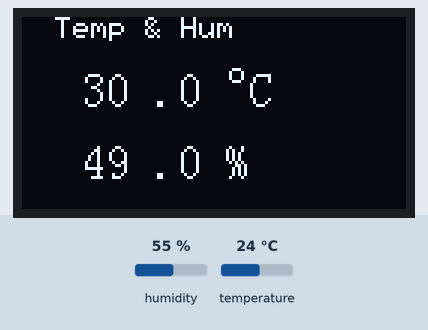
Recording of a sketch running on a simulated ESP32-C3. On the bench: 128×64 one-colour display. Wiring (inferred from the names in the program): SSD1306 OLED at I2C address 0x3C. The inputs (shaded band) are chosen by the test bench; at power-on: humidity 55 %, temperature 24 °C. What the sketch prints to the serial monitor is not drawn.

Above: at 6.5 s.
6.6 s: humidity set to 22 %
At 8.6 s:
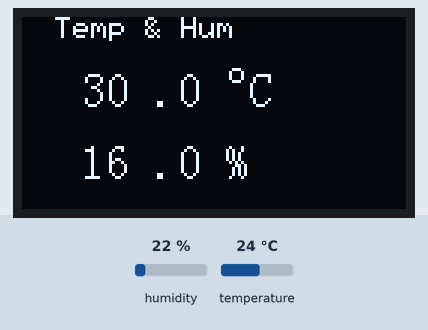
10.1 s: temperature set to 12 °C
At 12.2 s:
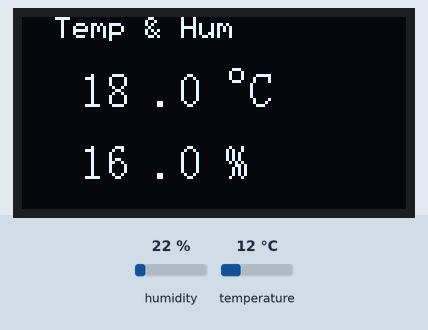
13.6 s: humidity set to 40 %
At 16.7 s:
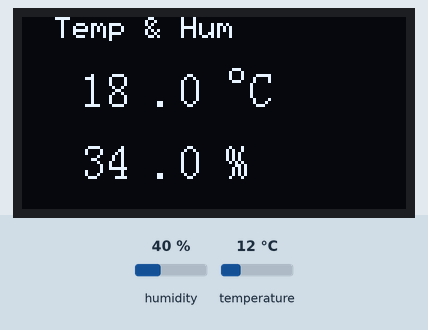
17.1 s: temperature set to 19 °C
At 19.3 s:
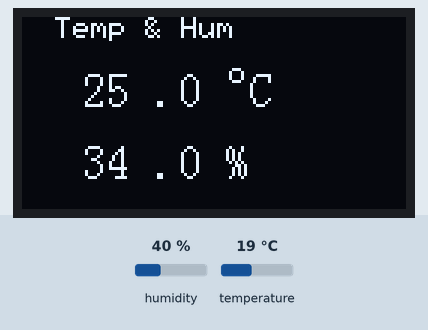
Timing chart, 0 to 20.8 s (numbered marks = the images above; inputs shaded):
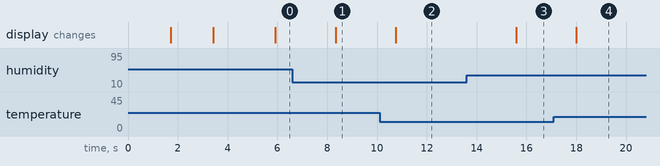

The sketch:

dht11_sensor.ino
```cpp
/*
  DHT11 温湿度检测 + SSD1315 OLED 显示
  硬件：ESP32-C3-SuperPRO Mini
  传感器：DHT11
  显示屏：0.96寸 OLED（中景园 SSD1315，I2C，4针）
  接线说明：
    DHT11 VCC  -> ESP32-C3 3.3V/5V
    DHT11 GND  -> ESP32-C3 GND
    DHT11 DATA -> ESP32-C3 GPIO3
    OLED  VCC  -> ESP32-C3 3.3V/5V
    OLED  GND  -> ESP32-C3 GND
    OLED  SCL  -> ESP32-C3 GPIO9 (SCL)
    OLED  SDA  -> ESP32-C3 GPIO8 (SDA)
*/

#include <Wire.h>
#include "DHT.h"
#include "oledfont.h"

// ---------- 类型定义 ----------
typedef unsigned char u8;
typedef unsigned short u16;
typedef unsigned int  u32;

// ---------- DHT11 ----------
#define DHTPIN  3
#define DHTTYPE DHT11
DHT dht(DHTPIN, DHTTYPE);

// ---------- OLED I2C ----------
#define OLED_ADDR 0x3C
#define SDA_PIN   8
#define SCL_PIN   9

// ---------- OLED 命令/数据 ----------
#define OLED_CMD  0
#define OLED_DATA 1

// ==================== OLED 底层函数 ====================

void OLED_WR_Byte(u8 dat, u8 mode) {
  Wire.beginTransmission(OLED_ADDR);
  if (mode) Wire.write(0x40);
  else      Wire.write(0x00);
  Wire.write(dat);
  Wire.endTransmission();
}

void OLED_Set_Pos(u8 x, u8 y) {
  OLED_WR_Byte(0xb0 + y, OLED_CMD);
  OLED_WR_Byte(((x & 0xf0) >> 4) | 0x10, OLED_CMD);
  OLED_WR_Byte((x & 0x0f), OLED_CMD);
}

void OLED_Display_On(void) {
  OLED_WR_Byte(0x8D, OLED_CMD);  // SET DCDC
  OLED_WR_Byte(0x14, OLED_CMD);  // DCDC ON
  OLED_WR_Byte(0xAF, OLED_CMD);  // DISPLAY ON
}

void OLED_Display_Off(void) {
  OLED_WR_Byte(0x8D, OLED_CMD);
  OLED_WR_Byte(0x10, OLED_CMD);
  OLED_WR_Byte(0xAE, OLED_CMD);
}

void OLED_Clear(void) {
  u8 i, n;
  for (i = 0; i < 8; i++) {
    OLED_WR_Byte(0xb0 + i, OLED_CMD);
    OLED_WR_Byte(0x00, OLED_CMD);
    OLED_WR_Byte(0x10, OLED_CMD);
    for (n = 0; n < 128; n++) OLED_WR_Byte(0, OLED_DATA);
  }
}

void OLED_ColorTurn(u8 i) {
  if (!i) OLED_WR_Byte(0xA6, OLED_CMD);
  else    OLED_WR_Byte(0xA7, OLED_CMD);
}

void OLED_DisplayTurn(u8 i) {
  if (i == 0) {
    OLED_WR_Byte(0xC8, OLED_CMD);
    OLED_WR_Byte(0xA1, OLED_CMD);
  } else {
    OLED_WR_Byte(0xC0, OLED_CMD);
    OLED_WR_Byte(0xA0, OLED_CMD);
  }
}

void OLED_Init(void) {
  // ESP32: SDA, SCL 在 Wire.begin 中设定
  Wire.begin(SDA_PIN, SCL_PIN);

  OLED_WR_Byte(0xAE, OLED_CMD); // display off
  OLED_WR_Byte(0x00, OLED_CMD); // set low column
  OLED_WR_Byte(0x10, OLED_CMD); // set high column
  OLED_WR_Byte(0x40, OLED_CMD); // set start line
  OLED_WR_Byte(0x81, OLED_CMD); // contrast
  OLED_WR_Byte(0xCF, OLED_CMD);
  OLED_WR_Byte(0xA1, OLED_CMD); // segment remap
  OLED_WR_Byte(0xC8, OLED_CMD); // COM scan direction
  OLED_WR_Byte(0xA6, OLED_CMD); // normal display
  OLED_WR_Byte(0xA8, OLED_CMD); // multiplex
  OLED_WR_Byte(0x3F, OLED_CMD); // 1/64 duty
  OLED_WR_Byte(0xD3, OLED_CMD); // display offset
  OLED_WR_Byte(0x00, OLED_CMD);
  OLED_WR_Byte(0xD5, OLED_CMD); // clock divide
  OLED_WR_Byte(0x80, OLED_CMD);
  OLED_WR_Byte(0xD9, OLED_CMD); // pre-charge
  OLED_WR_Byte(0xF1, OLED_CMD);
  OLED_WR_Byte(0xDA, OLED_CMD); // COM pins
  OLED_WR_Byte(0x12, OLED_CMD);
  OLED_WR_Byte(0xDB, OLED_CMD); // VCOMH
  OLED_WR_Byte(0x40, OLED_CMD);
  OLED_WR_Byte(0x20, OLED_CMD); // addressing mode
  OLED_WR_Byte(0x02, OLED_CMD);
  OLED_WR_Byte(0x8D, OLED_CMD); // charge pump
  OLED_WR_Byte(0x14, OLED_CMD);
  OLED_WR_Byte(0xA4, OLED_CMD); // entire display off
  OLED_WR_Byte(0xA6, OLED_CMD); // normal display
  OLED_Clear();
  OLED_WR_Byte(0xAF, OLED_CMD); // display on
}

// ==================== OLED 显示字符/数字 ====================

u32 oled_pow(u8 m, u8 n) {
  u32 result = 1;
  while (n--) result *= m;
  return result;
}

// 显示一个 ASCII 字符，sizey: 8 或 16
void OLED_ShowChar(u8 x, u8 y, const u8 chr, u8 sizey) {
  u8 c = 0, sizex = sizey / 2, temp;
  u16 i = 0, size1;
  if (sizey == 8) size1 = 6;
  else size1 = (sizey / 8 + ((sizey % 8) ? 1 : 0)) * (sizey / 2);
  c = chr - ' ';
  OLED_Set_Pos(x, y);
  for (i = 0; i < size1; i++) {
    if (i % sizex == 0 && sizey != 8) OLED_Set_Pos(x, y++);
    if (sizey == 8) {
      temp = pgm_read_byte(&asc2_0806[c][i]);
      OLED_WR_Byte(temp, OLED_DATA);
    } else if (sizey == 16) {
      temp = pgm_read_byte(&asc2_1608[c][i]);
      OLED_WR_Byte(temp, OLED_DATA);
    } else return;
  }
}

// 显示字符串
void OLED_ShowString(u8 x, u8 y, const char *chr, u8 sizey) {
  u8 j = 0;
  while (chr[j] != '\0') {
    OLED_ShowChar(x, y, chr[j++], sizey);
    if (sizey == 8) x += 6;
    else x += sizey / 2;
  }
}

// 显示数字
void OLED_ShowNum(u8 x, u8 y, u32 num, u8 len, u8 sizey) {
  u8 t, temp, m = 0;
  u8 enshow = 0;
  if (sizey == 8) m = 2;
  for (t = 0; t < len; t++) {
    temp = (num / oled_pow(10, len - t - 1)) % 10;
    if (enshow == 0 && t < (len - 1)) {
      if (temp == 0) {
        OLED_ShowChar(x + (sizey / 2 + m) * t, y, ' ', sizey);
        continue;
      } else enshow = 1;
    }
    OLED_ShowChar(x + (sizey / 2 + m) * t, y, temp + '0', sizey);
  }
}

// 显示 ℃（° 用自绘圆点阵，C 用标准字库字符，避免方向/颠倒问题）
void OLED_ShowDegreeC(u8 x, u8 y) {
  static const u8 deg[] PROGMEM = {
    0x00, 0x1C, 0x22, 0x22, 0x22, 0x1C, 0x00, 0x00
  };
  for (u8 i = 0; i < 8; i++) {
    if (i % 8 == 0) OLED_Set_Pos(x, y);
    OLED_WR_Byte(pgm_read_byte(&deg[i]), OLED_DATA);
  }
  OLED_ShowChar(x + 8, y, 'C', 16);
}

// ==================== I2C 扫描器 ====================

void I2C_Scan() {
  Serial.println("I2C 扫描中...");
  byte error, address;
  int devices = 0;
  for (address = 1; address < 127; address++) {
    Wire.beginTransmission(address);
    error = Wire.endTransmission();
    if (error == 0) {
      Serial.print("发现 I2C 设备，地址: 0x");
      if (address < 16) Serial.print("0");
      Serial.println(address, HEX);
      devices++;
    }
    else if (error == 4) {
      Serial.print("未知错误，地址: 0x");
      if (address < 16) Serial.print("0");
      Serial.println(address, HEX);
    }
  }
  if (devices == 0)
    Serial.println("未找到任何 I2C 设备！请检查接线");
  else
    Serial.println("扫描完成");
}

// ==================== 主程序 ====================

void setup() {
  Serial.begin(115200);
  delay(1000);  // 等待串口稳定

  // --- I2C 扫描（诊断用）---
  Wire.begin(SDA_PIN, SCL_PIN);
  I2C_Scan();

  // 如果 OLED 地址是 0x3D，请把上面 #define OLED_ADDR 改为 0x3D

  // 初始化 OLED
  OLED_Init();
  OLED_ColorTurn(0);    // 0:正常 1:反色
  OLED_DisplayTurn(0);  // 0:正常 1:翻转180
  OLED_Clear();

  // 启动画面
  OLED_ShowString(32, 1, "DHT11", 16);
  OLED_ShowString(10, 4, "Temp & Hum", 16);
  delay(1500);
  OLED_Clear();

  // 初始化 DHT11
  dht.begin();
  Serial.println("DHT11 温湿度检测启动");
}

void loop() {
  delay(2000);

  float h = dht.readHumidity() - 6.0;      // 湿度在传感器基础上减 6
  float t = dht.readTemperature() + 6.0;   // 温度在传感器基础上加 6

  if (isnan(h) || isnan(t)) {
    Serial.println("错误：无法从 DHT11 读取数据！");
    OLED_Clear();
    OLED_ShowString(25, 3, "ERROR!", 16);
    return;
  }

  // --- 串口 ---
  Serial.print("温度: ");
  Serial.print(t, 1);
  Serial.print(" C  湿度: ");
  Serial.print(h, 1);
  Serial.println(" %");

  // --- OLED 显示 ---
  OLED_Clear();

  // 温度：大号居中显示 (8x16 字体)
  OLED_ShowString(10, 0, "Temp & Hum", 8);
  // 温度数值
  int t_int = (int)t;
  int t_dec = (int)(t * 10) % 10;
  // 整数部分
  OLED_ShowNum(20, 2, t_int, 2, 16);
  OLED_ShowString(44, 2, ".", 16);
  OLED_ShowNum(52, 2, t_dec, 1, 16);
  // ℃
  OLED_ShowDegreeC(68, 2);

  // 湿度（同样大字体）
  int h_int = (int)h;
  int h_dec = (int)(h * 10) % 10;
  OLED_ShowNum(20, 5, h_int, 2, 16);
  OLED_ShowString(44, 5, ".", 16);
  OLED_ShowNum(52, 5, h_dec, 1, 16);
  // %
  OLED_ShowString(68, 5, "%", 16);
}
```

Source omitted: oledfont.h (data table, 19870 bytes)

Measured:
- after the input at 6.6 s, the display: changes after 1.7 s (image 1)
- after the input at 10.1 s, the display: changes after 0.65 s (image 2)
- after the input at 13.6 s, the display: changes after 2.0 s (image 3)
- after the input at 17.1 s, the display: changes after 0.90 s (image 4)
